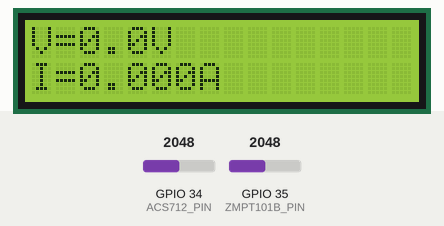
Recording of a sketch running on a simulated ESP32. On the bench: 16×2 character LCD. The inputs (shaded band) are chosen by the test bench; at power-on: GPIO 34 (ACS712_PIN) = 2048, GPIO 35 (ZMPT101B_PIN) = 2048 (analog values on the 0–4095 scale). What the sketch prints to the serial monitor is not drawn.

Above: at 4.9 s.
5.0 s: GPIO 34 (ACS712_PIN) set to 3481
At 6.5 s:
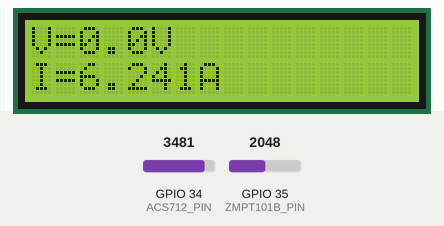
8.0 s: GPIO 34 (ACS712_PIN) set to 3586
At 9.1 s:
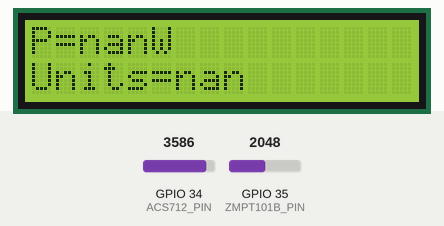
11.0 s: GPIO 35 (ZMPT101B_PIN) set to 3474
12.5 s: GPIO 35 (ZMPT101B_PIN) set to 3561
At 15.3 s:
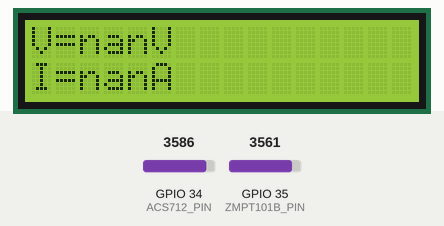
15.5 s: GPIO 34 (ACS712_PIN) set to 2960
At 17.5 s:
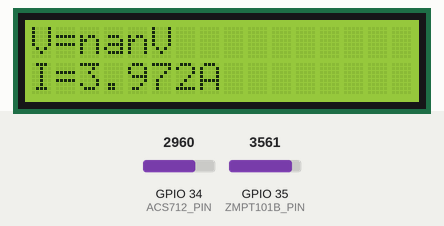
18.5 s: GPIO 35 (ZMPT101B_PIN) set to 2960
At 20.3 s:
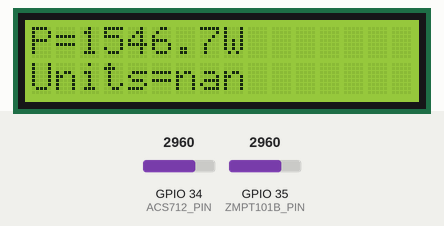
Timing chart, 0 to 21.8 s (numbered marks = the images above; inputs shaded):
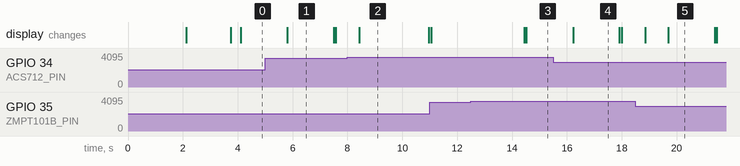

Measured:
- the behaviour switches between 3513 and 3514 on GPIO 34 (ACS712_PIN) (found by bisection; images 1 and 2)
- the behaviour switches between 3513 and 3514 on GPIO 35 (ZMPT101B_PIN) (found by bisection; images 2 and 3)
- after the input at 8.0 s, the display: changes after 0.43 s (image 2)
- after the input at 12.5 s, the display: first differs from a run without the input after 2.0 s (image 3)
- after the input at 15.5 s, the display: changes after 0.73 s (image 4)
- after the input at 18.5 s, the display: first changes after 0.35 s (image 5 shows a later state)
- what the display in image 1 shows lasts 1.7 s, from 5.8 s to 7.5 s

The sketch:

SmartEnergyMonitoring.ino
```cpp
#include <Wire.h>
#include <hd44780.h>
#include <hd44780ioClass/hd44780_I2Cexp.h>

hd44780_I2Cexp lcd;

#define ACS712_PIN          34
#define ZMPT101B_PIN        35
#define ACS712_SENSITIVITY  0.185
#define ADC_REF_VOLTAGE     3.3
#define ADC_RESOLUTION      4096.0
#define SAMPLES             1000
#define TARIFF_PER_KWH      6.5

float voltageCalibration = 0.53;
int offsetACS712   = 2048;
int offsetZMPT101B = 2048;

float voltage   = 0.0;
float current   = 0.0;
float power     = 0.0;
float energyKWh = 0.0;
float units     = 0.0;
float cost      = 0.0;

unsigned long lastTime     = 0;
unsigned long displayTimer = 0;
int           displayPage  = 0;

void lcdRow(int row, String text) {
  while ((int)text.length() < 16) text += " ";
  text = text.substring(0, 16);
  lcd.setCursor(0, row);
  lcd.print(text);
}

void calibrateOffsets() {
  lcdRow(0, "Calibrating...  ");
  lcdRow(1, "Please Wait...  ");
  long sumACS = 0, sumZMPT = 0;
  for (int i = 0; i < 500; i++) {
    sumACS  += analogRead(ACS712_PIN);
    sumZMPT += analogRead(ZMPT101B_PIN);
    delay(1);
  }
  offsetACS712   = sumACS  / 500;
  offsetZMPT101B = sumZMPT / 500;
  Serial.print("ACS712 offset  : "); Serial.println(offsetACS712);
  Serial.print("ZMPT101B offset: "); Serial.println(offsetZMPT101B);
  delay(1000);
}

float readVoltageRMS() {
  long sumSquares = 0;
  for (int i = 0; i < SAMPLES; i++) {
    long raw    = analogRead(ZMPT101B_PIN);
    long offset = raw - offsetZMPT101B;
    sumSquares += offset * offset;
    delayMicroseconds(50);
  }
  float rms  = sqrt((float)sumSquares / SAMPLES);
  float vrms = (rms / ADC_RESOLUTION) * ADC_REF_VOLTAGE * voltageCalibration * 1000.0;
  return vrms;
}

float readCurrentRMS() {
  long sumSquares = 0;
  for (int i = 0; i < SAMPLES; i++) {
    long raw    = analogRead(ACS712_PIN);
    long offset = raw - offsetACS712;
    sumSquares += offset * offset;
    delayMicroseconds(50);
  }
  float rms        = sqrt((float)sumSquares / SAMPLES);
  float voltageRMS = (rms / ADC_RESOLUTION) * ADC_REF_VOLTAGE;
  float currentRMS = voltageRMS / ACS712_SENSITIVITY;
  if (currentRMS < 0.05) currentRMS = 0.0;
  return currentRMS;
}

void showPage0() {
  lcdRow(0, "V=" + String(voltage, 1) + "V");
  lcdRow(1, "I=" + String(current, 3) + "A");
}

void showPage1() {
  lcdRow(0, "P=" + String(power, 1) + "W");
  lcdRow(1, "Units=" + String(units, 4));
}

void showPage2() {
  lcdRow(0, "E=" + String(energyKWh, 4) + "kWh");
  lcdRow(1, "Cost=Rs." + String(cost, 4));
}

void setup() {
  Serial.begin(115200);
  Wire.begin(21, 22);
  Wire.setClock(100000);

  int status = lcd.begin(16, 2);
  if (status) {
    Serial.print("LCD Error: ");
    Serial.println(status);
    hd44780::fatalError(status);
  }

  lcd.backlight();
  lcd.clear();

  pinMode(ACS712_PIN,   INPUT);
  pinMode(ZMPT101B_PIN, INPUT);
  analogReadResolution(12);
  analogSetAttenuation(ADC_11db);

  lcdRow(0, "Smart Energy    ");
  lcdRow(1, "Monitor         ");
  delay(2000);
  lcd.clear();

  calibrateOffsets();
  lcd.clear();

  Serial.println("V(V) | I(A) | P(W) | Units(kWh) | Cost(Rs)");
  lastTime     = millis();
  displayTimer = millis();
}

void loop() {
  voltage = readVoltageRMS();
  current = readCurrentRMS();
  power   = voltage * current;

  unsigned long now  = millis();
  float elapsedHours = (now - lastTime) / 3600000.0;
  lastTime           = now;
  energyKWh         += (power * elapsedHours) / 1000.0;
  units              = energyKWh;
  cost               = units * TARIFF_PER_KWH;

  Serial.print(voltage, 1);   Serial.print(" V | ");
  Serial.print(current, 3);   Serial.print(" A | ");
  Serial.print(power, 1);     Serial.print(" W | ");
  Serial.print(units, 5);     Serial.print(" Units | Rs.");
  Serial.println(cost, 4);

  if (millis() - displayTimer >= 3000) {
    displayTimer = millis();
    displayPage  = (displayPage + 1) % 3;
    lcd.clear();
    delay(50);
  }

  switch (displayPage) {
    case 0: showPage0(); break;
    case 1: showPage1(); break;
    case 2: showPage2(); break;
  }

  delay(500);
}
```
